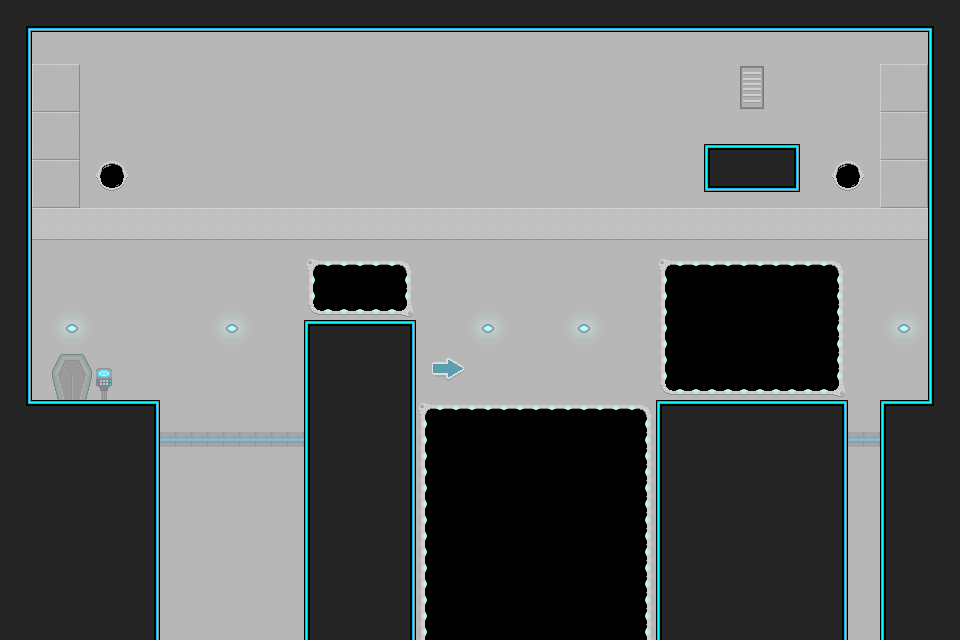

Rendered tile map (Tiled .tmx) drawn with the repository's tilesets; below, a short description and the map source with its tile grids summarised:
An orthogonal 60x40 tile map with 16x16 px tiles, 1 tile layer (Tile Layer 1), 2 tilesets and 11 objects.

<map version="1.0" orientation="orthogonal" renderorder="right-down" width="60" height="40" tilewidth="16" tileheight="16">
 <tileset firstgid="1" source="main.tsx" />
 <tileset firstgid="501" source="objects.tsx" />
 <layer name="Tile Layer 1" width="60" height="40">
  <data>[2400 cells, 2400 non-empty, 69 distinct tile ids]</data>
 </layer>
 <objectgroup name="Object Layer 1">
  <object gid="501" x="39.5833" y="413.167" />
  <object gid="504" x="872" y="408" />
  <object gid="505" x="97" y="416" />
  <object gid="505" x="343" y="328" />
  <object gid="505" x="120" y="422" />
  <object gid="505" x="785" y="417" />
  <object gid="505" x="640" y="416" />
  <object gid="503" x="504" y="312" />
  <object gid="503" x="503.75" y="271.5" />
  <object gid="503" x="504.25" y="352.25" />
  <object gid="503" x="503.5" y="232" />
 </objectgroup>
</map>
